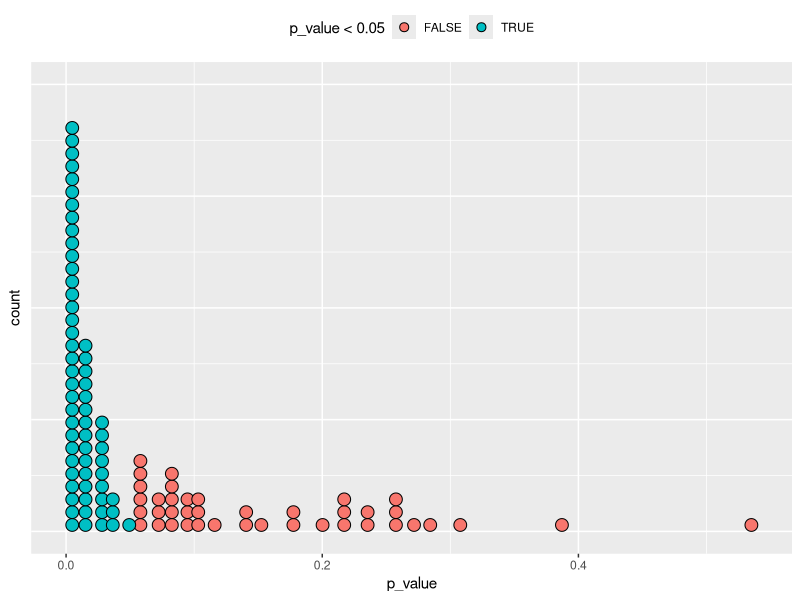

Generate this figure with R:
##### Functionals
### Advanced R 
### https://www.youtube.com/watch?v=MuOxlUN9q4E

## some key points to refresh
# map() returns a list;
# map_*() would check if the output could match the type you want it to output,
# which is a good thing! If it does coercion the output, there will be warning; 
# map_dbl, map_int, map_chr, map_lgl; they return an atomic vector of the specific type.
# map() function and its friends and variants could pass addtional argument to the function

# the following examples are from the online course and Advanced R
# go through these examples remind me what functionals are
#####

library(tidyverse)
###
characters <- list(
    harry = list(name = 'Harry Potter', gender = 'Male', pet = 'Hedwig'),
    hermione = list(name = 'Hermione Granger', gender = 'Female', pet = 'Crookshank'),
    ron = list(name = 'Ron Weasley', gender = 'Male', pet = list('Scabbers', 'Pigwidgeon'))
)
map(characters, 2) # extract by position
map(characters, 'name') # extract by name
pets <- map(characters, 'pet') # the last element is a nested list

###
map_dbl(mtcars, mean, na.rm=TRUE) # additional argument passed to the function
map_dbl(mtcars, function(x)mean(x, na.rm=TRUE)) # anonymous function, pair with 'x'
map_dbl(mtcars, ~mean(.x, na.rm=TRUE)) # using '~', pair '~' with '.x'

### 
plus <- function(x, y)x+y
x <- c(0, 0, 0, 0)
map_dbl(x, plus, runif(1)) # runif(1) ran only once
map_dbl(x, ~plus(.x, runif(1))) # runif(1) ran independently four times

###
map(1:3, runif) # run runif(1), runif(2), and runif(3)
map(1:3, ~runif(2)) # run runif(2) for three times; when using '~', usually there should be '.x'
map(1:3, runif(2)) # ?

###
# run t.test(rpois(10, 10), rpois(10, 7)) 100 times
trials <- map(1:100, ~ t.test(rpois(10, 10), rpois(10, 7))) 
df_trials <- tibble::tibble(p_value = map_dbl(trials, "p.value"))
# extract by names 'p.value'
df_trials %>%
    ggplot(aes(x = p_value, fill = p_value < 0.05)) +
    geom_dotplot(binwidth = .01) +  # geom_histogram() as alternative
    theme(
        axis.text.y = element_blank(),
        axis.ticks.y = element_blank(),
        legend.position = "top"
    )

### modify()
df <- data.frame(x = 1:3, 
                 y = 6:4)
map(df, ~.x*2)
modify(df, ~.x*2)

### walk()
cyls <- split(mtcars, mtcars$cyl)
path <- file.path(paste0('cyl-', names(cyls), '.csv'))
walk2(cyls, path, write.csv)

### imap(x, f)
# imap(x, f) is equivalent to map2(x, names(x), f) if x has names;
# imap(x, f) is equivalent to map2(x, seq_along(x), f) if x does not have names;
cyls <- split(mtcars, mtcars$cyl)
names(cyls) <- file.path(paste0('cyl-', names(cyls), '.csv'))
imap(cyls, write.csv) # compare it with walk2(cyls, path, write.csv)

###
df <- list(sp1 = sample(1:100, 10),
           sp2 = sample(1:100, 10),
           sp3 = sample(1:100, 10))
map(df, sum)
pmap(df, sum)

### reduce
# reduce(list1, left_join)

### some(.x, .p); every(.x, .p); 
### detect(.x, .p); detect_index(.x, .p); 
### keep(.x, .p); discard(.x, .p)
df <- data.frame(
    num1 = c(0, 10, 20),
    num2 = c(5, 6, NA),
    chr1 = c('a', 'b', 'c'),
    stringsAsFactors = FALSE
)
str(map(keep(df, is.numeric), mean, na.rm = TRUE))

### 
df <- data.frame(x=1:3, y=c('a','b','c'))
map(df, mean)
apply(df, 2, mean)
